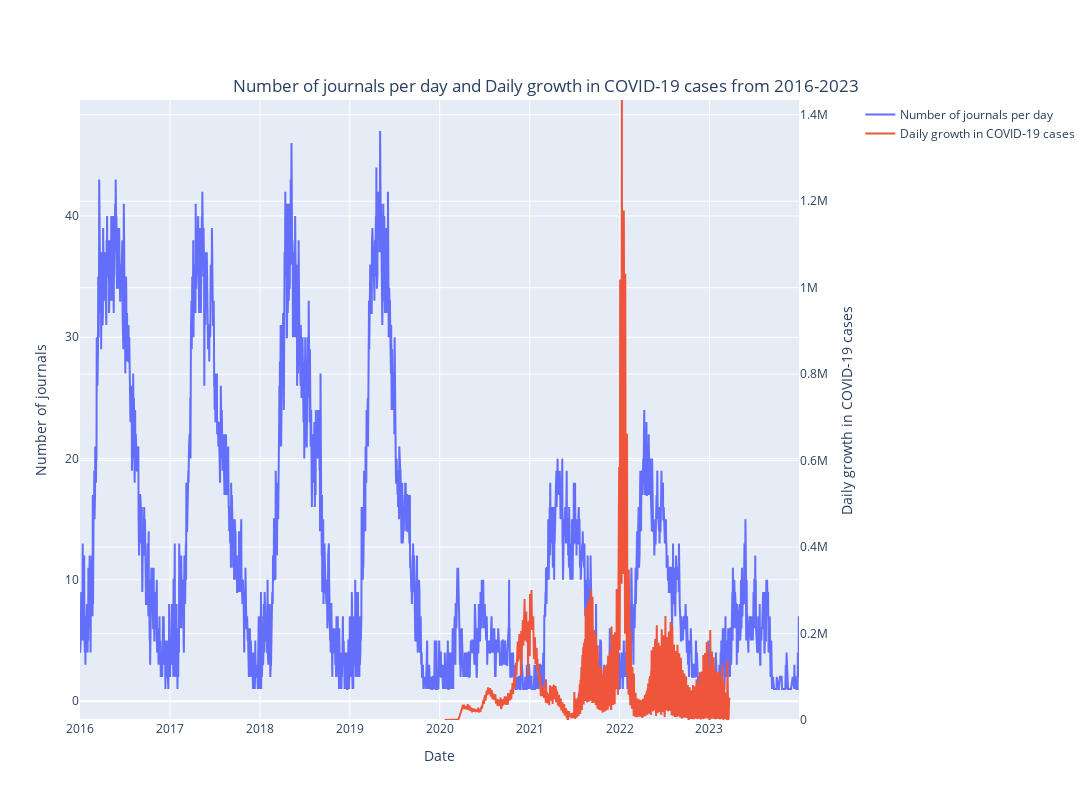

Write notebook code for a chart like this one.
### Markdown cell above
## Number of journals per day and Daily growth in COVID-19 cases from 2016-2023

### Code cell
def calculate_daily_growth(total_numbers):
    daily_growth = [total_numbers[0]]
    for i in range(1, len(total_numbers)):
        growth = total_numbers[i] - total_numbers[i - 1]
        daily_growth.append(growth)
    return daily_growth

grouped_data = Trail_all.groupby(['date'])

# Create a subplot with two y-axes
fig = make_subplots(specs=[[{"secondary_y": True}]])

x = []
y1 = []
y2 = []

for name, group in grouped_data:
    x.append(name[0])
    y1.append(len(group))

y2 = calculate_daily_growth(Covid['cases'])

# Add the first trace (Number of journals per day)
fig.add_trace(go.Scatter(x=x, y=y1, mode='lines', name='Number of journals per day'))

# Add the second trace (Daily growth in COVID-19 cases)
fig.add_trace(go.Scatter(x=Covid['date'], y=y2, mode='lines', name='Daily growth in COVID-19 cases'), secondary_y=True)

# Update layout for the subplot
fig.update_layout(
    autosize=True,
    width=2000,
    height=800,
    xaxis_title="Date",
    yaxis_title="Number of journals",
    title={
        'text': "Number of journals per day and Daily growth in COVID-19 cases from 2016-2023",
        'y': 0.9,
        'x': 0.5,
        'xanchor': 'center',
        'yanchor': 'top'})

# Set axis titles for the secondary y-axis
fig.update_yaxes(title_text="Daily growth in COVID-19 cases", secondary_y=True,  range=(0, max(y2)))

# Show the plot
fig.show()
fig.write_html("file.html")

### Figure 1 — Plotly figure (JSON) as saved in the notebook; plotly's stock layout.template omitted (floating-point values rounded to 4 significant figures; data arrays with more than 128 entries replaced by an {"elided": "..."} marker saying what was removed)
{"data": [{"mode": "lines", "name": "Number of journals per day", "type": "scatter", "x": {"elided": "2761 str values"}, "y": {"elided": "2761 int values"}}, {"mode": "lines", "name": "Daily growth in COVID-19 cases", "type": "scatter", "x": {"elided": "1158 str values"}, "xaxis": "x", "y": {"elided": "1158 int values"}, "yaxis": "y2"}], "layout": {"autosize": true, "height": 800, "title": {"text": "Number of journals per day and Daily growth in COVID-19 cases from 2016-2023", "x": 0.5, "xanchor": "center", "y": 0.9, "yanchor": "top"}, "width": 2000, "xaxis": {"anchor": "y", "domain": [0, 0.94], "title": {"text": "Date"}}, "yaxis": {"anchor": "x", "domain": [0, 1], "title": {"text": "Number of journals"}}, "yaxis2": {"anchor": "x", "overlaying": "y", "range": [0, 1433977], "side": "right", "title": {"text": "Daily growth in COVID-19 cases"}}}}
